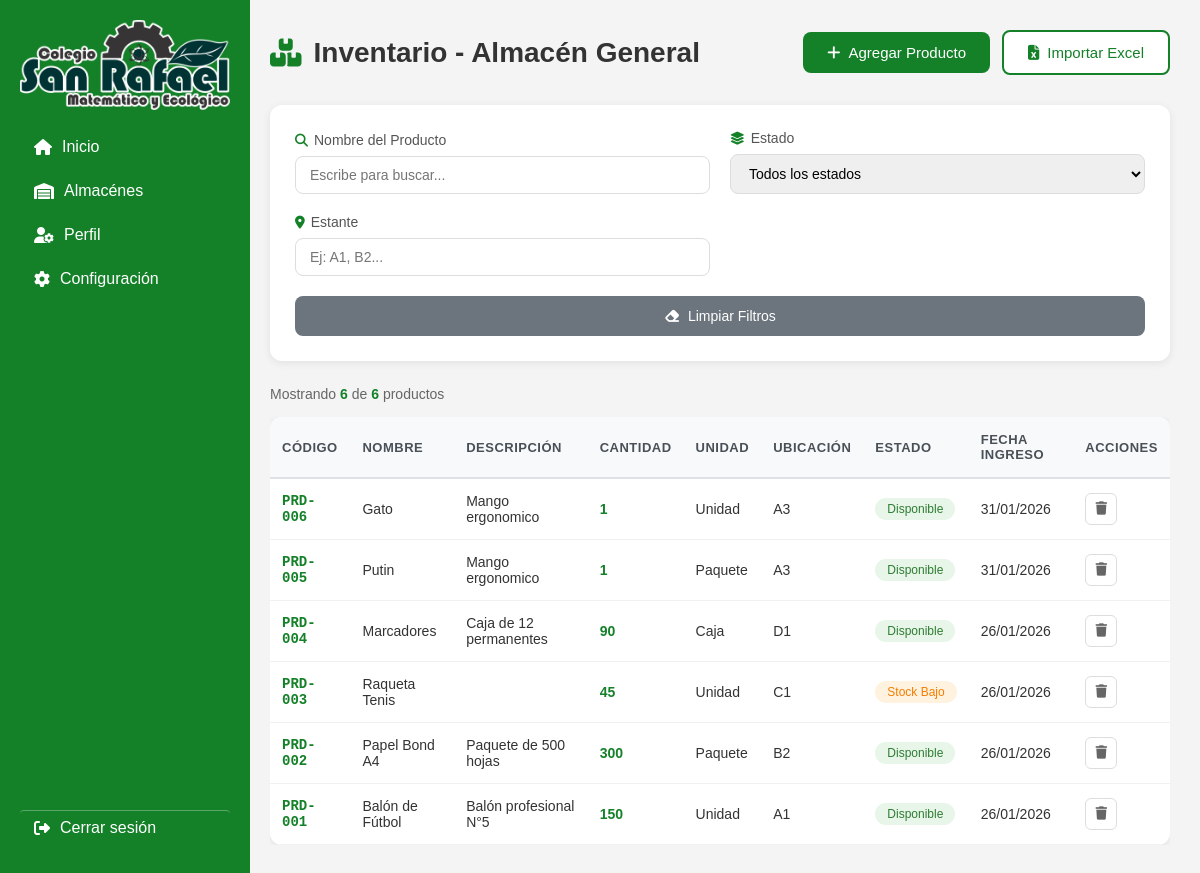
Page /almacenes/InventarioAG/ on the committed database.
### app1/models.py (models this page shows, shortened)
class ProductoAlmacen(models.Model):
    UBICACION_CHOICES = [
        ('AG', 'Almacén General'),
        ('AD', 'Almacén de Deporte'),
        ('IU', 'Almacén de Útiles'),
    ]
    ESTADO_CHOICES = [
        ('DISP', 'Disponible'),
        ('AGOT', 'Agotado'),
        ('BAJO', 'Stock Bajo'),
    ]
    id_producto = models.AutoField(primary_key=True)
    codigo_almacen = models.CharField(max_length=2, editable=False)
    codigo_producto = models.CharField(max_length=50, unique=True, db_index=True)
    nombre = models.CharField(max_length=100)
    descripcion = models.CharField(max_length=255, blank=True)
    ubicacion_almacen = models.CharField(max_length=2, choices=UBICACION_CHOICES)
    estante = models.CharField(max_length=50, blank=True, null=True)
    cantidad = models.PositiveIntegerField(default=0)
    unidad = models.ForeignKey(
        Unidad,
        on_delete=models.PROTECT,
        related_name='productos'
    )
    estado = models.CharField(max_length=4, choices=ESTADO_CHOICES, default='DISP')
    fecha_ingreso = models.DateTimeField(auto_now_add=True)
    ultima_actualizacion = models.DateTimeField(auto_now=True)
    observaciones = models.TextField(blank=True, null=True)
    class Meta:
        db_table = 'app1_productoalmacen'
        verbose_name = 'Producto de Almacén'
        verbose_name_plural = 'Productos de Almacén'

class Unidad(models.Model):
    nombre = models.CharField(max_length=50, unique=True)
    abreviatura = models.CharField(max_length=10, blank=True)
    activo = models.BooleanField(default=True)
    fecha_creacion = models.DateTimeField(auto_now_add=True)
    def __str__(self):
        return self.nombre
    class Meta:
        db_table = 'app1_unidad'
        verbose_name = 'Unidad'
        verbose_name_plural = 'Unidades'
        ordering = ['nombre']

### app1/view/views.py (the view)
# urls.py: path('almacenes/InventarioAG/', views.InventrioAG, name='InventarioAG'),
def InventrioAG(request):
    productos = ProductoAlmacen.objects.filter(ubicacion_almacen='AG').order_by('-fecha_ingreso')
    context = {
        'productos': productos,
        'total_productos': productos.count()
    }
    return render(request, 'almacenes/almgeneral/InventarioAG.html', context)

### templates/almacenes/almgeneral/InventarioAG.html (shortened to what this page needs)
{% extends 'layout.html' %}
{% load static %}
{% block content %}
<link rel="stylesheet" href="{% static 'almacenes/almgeneral/InventarioAG.css' %}">
<div class="inventario-container">
  <div class="inventario-header">
    <h1>
      <i class="fa-solid fa-boxes-stacked"></i>
      Inventario - Almacén General
    </h1>
    <div class="header-buttons">
      <a href="{% url 'agregar_producto' %}">
        <button class="btn-primary">
          <i class="fa-solid fa-plus"></i>
          Agregar Producto
        </button>
      </a>
      <a href="{% url 'importar_excel' %}">
        <button class="btn-secondary" style="background: white !important; color: #148129 !important; border: 2px solid #148129 !important;">
          <i class="fa-solid fa-file-excel"></i>
          Importar Excel
        </button>
      </a>
    </div>
  </div>
  <div class="filtros-container">
    <div class="filtro-grupo">
      <label>
        <i class="fa-solid fa-search"></i>
        Nombre del Producto
      </label>
      <input
        type="text"
        id="filtroNombre"
        class="filtro-input"
        placeholder="Escribe para buscar..."
      >
    </div>
    <div class="filtro-grupo">
      <label>
        <i class="fa-solid fa-layer-group"></i>
        Estado
      </label>
      <select id="filtroEstado" class="filtro-input">
        <option value="">Todos los estados</option>
      </select>
    </div>
    <div class="filtro-grupo">
      <label>
        <i class="fa-solid fa-location-dot"></i>
        Estante
      </label>
      <input
        type="text"
        id="filtroEstante"
        class="filtro-input"
        placeholder="Ej: A1, B2..."
      >
    </div>
    <button class="btn-limpiar" onclick="limpiarFiltros()">
      <i class="fa-solid fa-eraser"></i>
      Limpiar Filtros
    </button>
  </div>
  <div class="resultados-info">
    Mostrando <strong id="contadorResultados">{{ total_productos }}</strong> de <strong id="totalProductos">{{ total_productos }}</strong> productos
  </div>
  <div class="tabla-wrapper">
    <div class="tabla-container">
      <table class="tabla-inventario">
        <thead>
          <tr>
            <th>Código</th>
            <th>Nombre</th>
            <th>Descripción</th>
            <th>Cantidad</th>
            <th>Unidad</th>
            <th>Ubicación</th>
            <th>Estado</th>
            <th>Fecha Ingreso</th>
            <th>Acciones</th>
          </tr>
        </thead>
        <tbody id="tablaBody">
          {% for producto in productos %}
          <tr data-nombre="{{ producto.nombre|lower }}"
              data-estado="{{ producto.estado }}"
              data-estante="{{ producto.estante|lower }}">
            <td data-label="Código" class="codigo">PRD-{{ producto.id_producto|stringformat:"03d" }}</td>
            <td data-label="Nombre" class="nombre">{{ producto.nombre }}</td>
            <td data-label="Descripción">{{ producto.descripcion }}</td>
            <td data-label="Cantidad" class="cantidad">{{ producto.cantidad }}</td>
            <td data-label="Unidad">{{ producto.unidad }}</td>
            <td data-label="Ubicación">{{ producto.estante }}</td>
            <td data-label="Estado">
              {% if producto.estado == 'DISP' %}
                <span class="badge estado-disponible">Disponible</span>
              {% elif producto.estado == 'BAJO' %}
                <span class="badge estado-bajo">Stock Bajo</span>
              {% elif producto.estado == 'AGOT' %}
                <span class="badge estado-agotado">Agotado</span>
              {% endif %}
            </td>
            <td data-label="Fecha Ingreso">{{ producto.fecha_ingreso|date:"d/m/Y" }}</td>
            <td data-label="Acciones" class="acciones">
              <button class="btn-icon btn-danger btn-eliminar"
                      title="Eliminar"
                      type="button"
                      data-id="{{ producto.id_producto }}"
                      data-nombre="{{ producto.nombre }}">
                <i class="fa-solid fa-trash"></i>
              </button>
            </td>
          </tr>
          {% empty %}
          <tr>
            <td colspan="9" style="text-align: center; padding: 2rem;">
              No hay productos registrados en el Almacén General
            </td>
          </tr>
          {% endfor %}
        </tbody>
      </table>
    </div>
  </div>
</div>
{% endblock %}

### css/layout.css (style rules this page uses)
body { margin: 0; font-family: Arial, sans-serif; background-color: #f4f4f4; }

### css/almacenes/almgeneral/InventarioAG.css (style rules this page uses)
.inventario-container { padding: 30px; max-width: 1400px; margin: 0 auto; }
.inventario-header { display: flex; justify-content: space-between; align-items: center; margin-bottom: 30px; flex-wrap: wrap; gap: 1rem; }
.inventario-header h1 { font-size: 28px; color: #333; display: flex; align-items: center; gap: 12px; margin: 0; }
.inventario-header h1 i { color: #148129; }
.header-buttons { display: flex; gap: 12px; flex-wrap: wrap; align-items: center; }
.header-buttons a { text-decoration: none; display: inline-block; }
.btn-primary, .btn-secondary, button.btn-primary, button.btn-secondary { border: none; padding: 12px 24px; border-radius: 8px; cursor: pointer; font-size: 15px; font-weight: 500; display: flex; align-items: center; gap: 8px; transition: all 0.3s ease; white-space: nowrap; }
.btn-primary, button.btn-primary { background: #148129 !important; color: white !important; border: none !important; }
.btn-secondary, button.btn-secondary { background: #ffffff !important; color: #148129 !important; border: 2px solid #148129 !important; }
.btn-secondary i, button.btn-secondary i { color: inherit !important; }
.btn-limpiar { background: #6c757d; color: white; border: none; padding: 12px 20px; border-radius: 8px; cursor: pointer; font-size: 14px; font-weight: 500; display: flex; align-items: center; gap: 8px; transition: all 0.3s ease; white-space: nowrap; height: fit-content; }
.filtros-container { background: white; padding: 25px; border-radius: 12px; box-shadow: 0 2px 8px rgba(0, 0, 0, 0.08); margin-bottom: 25px; display: grid; grid-template-columns: repeat(3, 1fr) auto; gap: 20px; align-items: end; }
.filtro-grupo { display: flex; flex-direction: column; gap: 8px; min-width: 0; }
.filtro-grupo label { font-size: 14px; font-weight: 500; color: #555; display: flex; align-items: center; gap: 6px; white-space: nowrap; }
.filtro-grupo label i { color: #148129; font-size: 13px; }
.filtro-input { width: 100%; padding: 10px 14px; border: 1px solid #ddd; border-radius: 8px; font-size: 14px; transition: all 0.3s ease; box-sizing: border-box; }
.resultados-info { margin-bottom: 15px; color: #666; font-size: 14px; }
.resultados-info strong { color: #148129; font-weight: 600; }
.tabla-wrapper { width: 100%; overflow: hidden; }
.tabla-container { width: 100%; overflow-x: auto; overflow-y: hidden; -webkit-overflow-scrolling: touch; background: white; border-radius: 12px; box-shadow: 0 2px 8px rgba(0, 0, 0, 0.08); }
.tabla-inventario { width: 100%; min-width: 900px; border-collapse: collapse; }
.tabla-inventario thead { background: #f8f9fa; border-bottom: 2px solid #dee2e6; }
.tabla-inventario th { padding: 15px 12px; text-align: left; font-size: 13px; font-weight: 600; color: #495057; text-transform: uppercase; letter-spacing: 0.5px; }
.tabla-inventario tbody tr { border-bottom: 1px solid #f0f0f0; transition: all 0.2s ease; }
.tabla-inventario td { padding: 14px 12px; font-size: 14px; color: #333; }
.tabla-inventario td.codigo { font-family: 'Courier New', monospace; font-weight: 600; color: #148129; }
.tabla-inventario td.nombre { font-weight: 500; }
.tabla-inventario td.cantidad { font-weight: 600; color: #148129; }
.badge { display: inline-block; padding: 4px 12px; border-radius: 20px; font-size: 12px; font-weight: 500; white-space: nowrap; }
.estado-disponible { background: #e8f5e9; color: #2e7d32; }
.estado-bajo { background: #fff3e0; color: #f57c00; }
.acciones { display: flex; gap: 8px; flex-wrap: wrap; }
.btn-icon { background: transparent; border: 1px solid #ddd; width: 32px; height: 32px; border-radius: 6px; cursor: pointer; color: #666; transition: all 0.2s ease; display: flex; align-items: center; justify-content: center; }
@media (max-width: 1200px) { .filtros-container { grid-template-columns: 1fr 1fr; } }
@media (max-width: 1200px) { .btn-limpiar { grid-column: 1 / -1; justify-content: center; } }

### rows in the picture
ProductoAlmacen: id_producto "006", nombre "Gato", descripcion "Mango ergonomico", cantidad "1", unidad "Unidad", estante "A3", estado "Disponible", fecha_ingreso "31/01/2026"
ProductoAlmacen: id_producto "005", nombre "Putin", descripcion "Mango ergonomico", cantidad "1", unidad "Paquete", estante "A3", estado "Disponible", fecha_ingreso "31/01/2026"
ProductoAlmacen: id_producto "004", nombre "Marcadores", descripcion "Caja de 12 permanentes", cantidad "90", unidad "Caja", estante "D1", estado "Disponible", fecha_ingreso "26/01/2026"
ProductoAlmacen: id_producto "003", nombre "Raqueta Tenis", cantidad "45", unidad "Unidad", estante "C1", estado "Stock Bajo", fecha_ingreso "26/01/2026"
ProductoAlmacen: id_producto "002", nombre "Papel Bond A4", descripcion "Paquete de 500 hojas", cantidad "300", unidad "Paquete", estante "B2", estado "Disponible", fecha_ingreso "26/01/2026"
ProductoAlmacen: id_producto "001", nombre "Balón de Fútbol", descripcion "Balón profesional N°5", cantidad "150", unidad "Unidad", estante "A1", estado "Disponible", fecha_ingreso "26/01/2026"

### other values in the picture
{{ total_productos }} "6"
